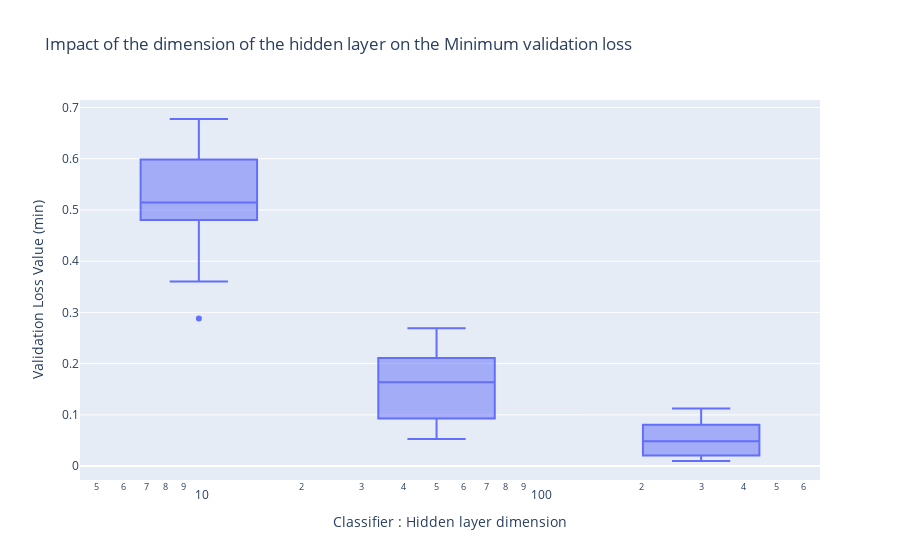

Notebook cell for this chart:
### Code cell
fig = go.Figure(layout = {
   "xaxis":{
       "domain" : [0,1],
       "type" : "log",
        # "categoryorder" : "median ascending",
       "title" : "Classifier : Hidden layer dimension"
    },
   "yaxis":{"title" : "Validation Loss Value (min)"},
   "title" : {"text" : "Impact of the dimension of the hidden layer on the Minimum validation loss"},
})
fig.add_trace( go.Box(
                x = results["classifier_hiddenlayer_dim"], 
                y = results["min_valid_loss"],
                xaxis='x',
                name = "Validation"
))

fig

### Figure 1 — Plotly figure (JSON) as saved in the notebook; plotly's stock layout.template omitted (floating-point values rounded to 4 significant figures)
{"data": [{"name": "Validation", "type": "box", "x": [300, 50, 10, 50, 10, 10, 10, 300, 300, 10, 10, 300, 10, 50, 300, 300, 300, 10, 300, 10, 50, 300, 10, 50, 10, 50, 10, 10, 10, 10, 300, 300, 50, 300, 10, 10, 10, 50, 50, 10, 300, 300, 10, 300, 300, 50, 10, 50, 10, 50], "xaxis": "x", "y": [0.05727, 0.2167, 0.2883, 0.1623, 0.5061, 0.4438, 0.4243, 0.07897, 0.01412, 0.4928, 0.5936, 0.03556, 0.6775, 0.2512, 0.01282, 0.07837, 0.03698, 0.4818, 0.09819, 0.584, 0.1632, 0.01906, 0.5226, 0.07188, 0.536, 0.2054, 0.6486, 0.6747, 0.55, 0.3611, 0.009936, 0.04974, 0.1799, 0.0953, 0.3604, 0.4802, 0.4939, 0.1644, 0.08339, 0.4852, 0.0227, 0.08245, 0.6501, 0.04738, 0.1123, 0.2688, 0.6173, 0.1023, 0.5985, 0.05307]}], "layout": {"title": {"text": "Impact of the dimension of the hidden layer on the Minimum validation loss"}, "xaxis": {"domain": [0, 1], "title": {"text": "Classifier : Hidden layer dimension"}, "type": "log"}, "yaxis": {"title": {"text": "Validation Loss Value (min)"}}}}
